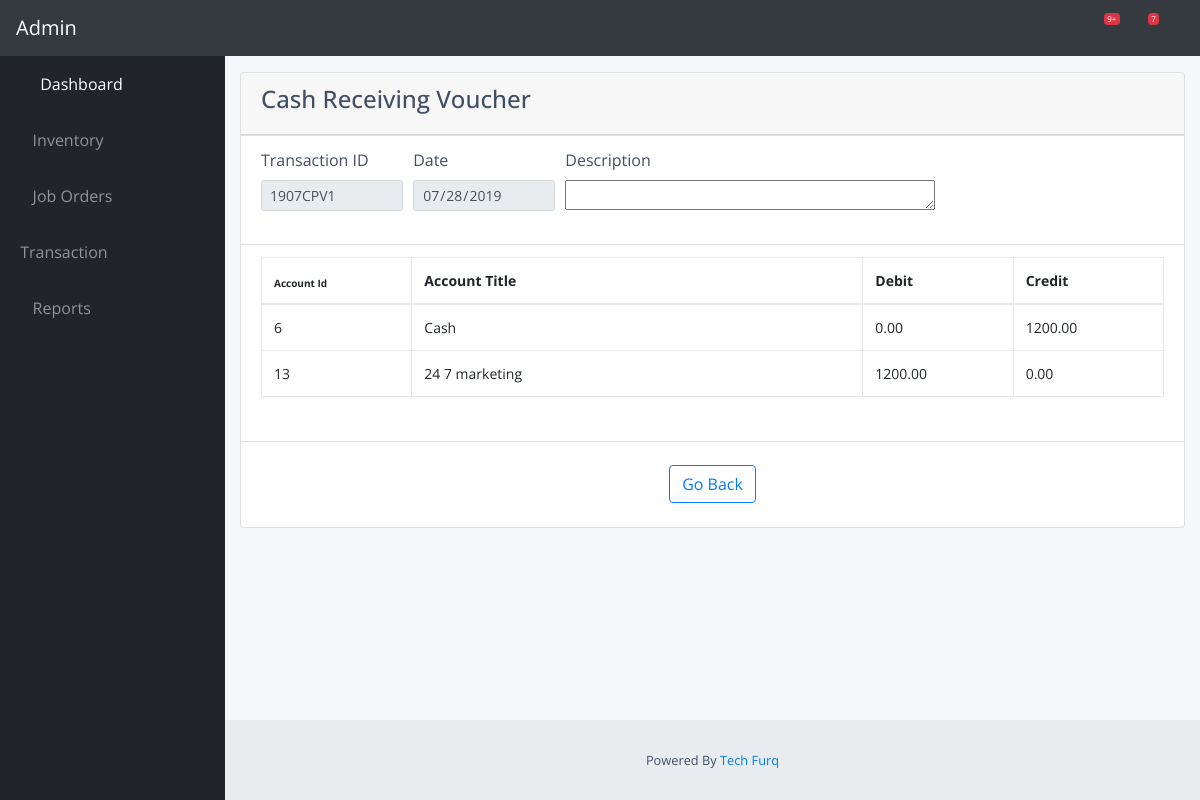
Screenshot of /transaction/cash_receiving_voucher/view/71 with the database file from the repository.
### transaction/models.py (models this page shows)
class VoucherHeader(models.Model):
    voucher_no = models.CharField(max_length = 100)
    doc_no = models.CharField(max_length = 100)
    doc_date = models.DateField(default = datetime.date.today)
    cheque_no = models.CharField(max_length = 100)
    cheque_date = models.DateField(max_length = datetime.date.today)
    description = models.TextField()
    invoice_id = models.ForeignKey(SaleHeader, models.SET_NULL, blank=True,null=True)
    user = models.ForeignKey(User, models.SET_NULL, blank=True, null=True)

class VoucherDetail(models.Model):
    account_id = models.ForeignKey(ChartOfAccount, models.SET_NULL,blank=True,null=True)
    debit = models.DecimalField(max_digits = 8, decimal_places = 2)
    credit = models.DecimalField(max_digits = 8, decimal_places = 2)
    invoice_id = models.IntegerField()
    header_id = models.ForeignKey(VoucherHeader, models.SET_NULL,blank=True,null=True)

class ChartOfAccount(models.Model):
    account_title = models.CharField(max_length = 100, unique = True)
    parent_id = models.IntegerField()
    opening_balance = models.DecimalField(max_digits = 8, decimal_places = 2)
    phone_no = models.CharField(max_length = 100)
    email_address = models.CharField(max_length = 100)
    ntn = models.CharField(max_length = 100)
    stn = models.CharField(max_length = 100)
    cnic = models.CharField(max_length = 100)
    Address = models.CharField(max_length = 200)
    remarks = models.CharField(max_length = 100)
    credit_limit = models.DecimalField(max_digits = 8, decimal_places = 2)

### transaction/views.py (the view)
# urls.py: path('cash_receiving_voucher/view/<pk>', views.view_cash_receiving, name='view-cash-receiving'),
def view_cash_receiving(request, pk):
    header_id = VoucherHeader.objects.get(id=pk)
    voucher_header = VoucherHeader.objects.filter(id=pk).first()
    voucher_detail = VoucherDetail.objects.filter(header_id=header_id.id).all()
    return render(request, 'transaction/view_cash_receiving_voucher.html', {'voucher_header': voucher_header,'voucher_detail': voucher_detail})

### transaction/templates/transaction/view_cash_receiving_voucher.html (shortened to what this page needs)
{% extends 'transaction/base.html' %}
{% load crispy_forms_tags %}
{% load mathfilters %}
{% block body %}
<div class="card" style="width: 100%;">
    <div class="card-header">
      <h4>Cash Receiving Voucher</h4>
    </div>
    <ul class="list-group list-group-flush">
    <form  action="" id="edit-jv-form-crv" autocomplete="off"  method="post">
      <li class="list-group-item">
          <div class="form-row">
            <div class="form-group col-md-2">
              <label for="">Transaction ID</label>
              <input type="text" readonly class="form-control form-control-sm" readonly  value="{{ voucher_header.voucher_no }}">
            </div>
            <div class="form-group col-md-2">
              <label for="">Date</label>
              <input type="date" readonly class="form-control form-control-sm" readonly  value="{{voucher_header.doc_date|date:"Y-m-d"}}">
            </div>
            <div class="form-group col-md-2">
              <label for="">Description</label>
              <textarea name="name" style="width:370px; height:30px;" id="description">{{ voucher_header.description }}</textarea>
            </div>
          </div>
          </li>
        <li class="list-group-item">
        <div class="table table-responsive">
          <table class="table table-bordered" id="view-crv-table">
              <thead>
                  <tr>
                      <th width="100px" style="font-size:10px;">Account Id</th>
                      <th width="300px">Account Title</th>
                      <th width="100px">Debit</th>
                      <th width="100px">Credit</th>
                  </tr>
              </thead>
              <tbody>
                {% for v in voucher_detail %}
                  <tr>
                    <td>{{v.account_id.id}}</td>
                    <td>{{v.account_id.account_title}}</td>
                    <td>{{v.debit}}</td>
                    <td>{{v.credit|abs}}</td>
                  </tr>
                {% endfor %}
              </tbody>
          </table>
        </div>
        </li>
          <br>
        <div class="text-center">
          <a type="button" href="{% url 'cash-receiving-voucher' %}" class="btn btn-outline-primary"">Go Back</a>
        </div>
        <br>
    </form>
    </ul>
</div>
{% endblock body %}

### transaction/static/transaction/css/table.css (style rules this page uses)
body { color: #404E67; background: #F5F7FA; font-family: 'Open Sans', sans-serif; }
table.table tr th, table.table tr td { border-color: #e9e9e9; }
table.table thead tr th { white-space: nowrap; overflow: hidden; font-size: 14px; }
table.table tbody tr td { white-space: nowrap; overflow: hidden; text-overflow:ellipsis; font-size: 12px; }
table.table thead tr th { font-size:12px; }
#t_table, th, td { border: 1px solid; }
#view-crv-table.table tr th { font-size: 14px; }
#view-crv-table.table tr td { font-size: 14px; }
#view-crv-table.table tr th, #view-crv-table.table tr td { border-color: #e9e9e9; }
#view-crv-table.table th:last-child { width: 100px; }

### rows the page displays
VoucherHeader: voucher_no "1907CPV1", doc_date "07/28/2019"
VoucherDetail: account_id.id "6", account_id.account_title "Cash", debit "0.00", credit|abs "1200.00"
VoucherDetail: account_id.id "13", account_id.account_title "24 7 marketing", debit "1200.00", credit|abs "0.00"
